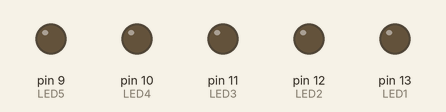
This sketch was run on a simulated Arduino Uno, built with avr-gcc and run on an emulated ATmega328P. Parts: output pins drawn as LEDs (lit = HIGH).

Above: at 0.5 s.
At 3.5 s:
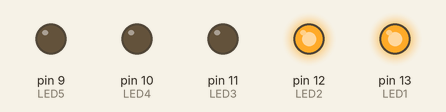
At 5.5 s:
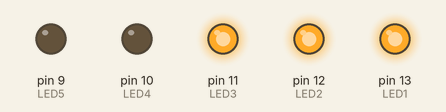
At 7.5 s:
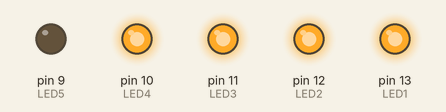
At 9.5 s:
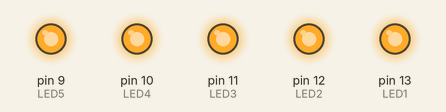
At 11.5 s:
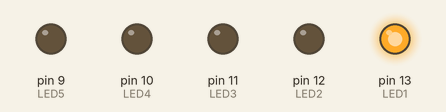
Timing chart, 0 to 13.0 s (numbered marks = the images above):
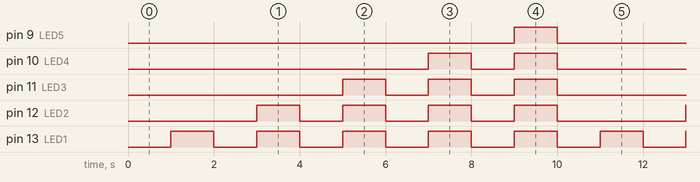

The sketch:

simpleProject.ino
```cpp
int LED1 = 13;
int LED2 = 12;
int LED3 = 11;
int LED4 = 10;
int LED5 = 9;

void setup() {
  pinMode(LED1, OUTPUT);
  pinMode(LED2, OUTPUT);
  pinMode(LED3, OUTPUT);
  pinMode(LED4, OUTPUT);
  pinMode(LED5, OUTPUT);
}

void loop() {
  // Light-1  [On & Off]
  delay(1000);
  digitalWrite(LED1, HIGH);
  delay(1000);
  digitalWrite(LED1, LOW);

  // Light-1,2  [On & Off]
  delay(1000);
  digitalWrite(LED1, HIGH);
  digitalWrite(LED2, HIGH);
  delay(1000);
  digitalWrite(LED1, LOW);
  digitalWrite(LED2, LOW);

  // Light-1,2,3  [On & Off]
  delay(1000);
  digitalWrite(LED1, HIGH);
  digitalWrite(LED2, HIGH);
  digitalWrite(LED3, HIGH);
  delay(1000);
  digitalWrite(LED1, LOW);
  digitalWrite(LED2, LOW);
  digitalWrite(LED3, LOW);

  // Light-1,2,3,4  [On & Off]
  delay(1000);
  digitalWrite(LED1, HIGH);
  digitalWrite(LED2, HIGH);
  digitalWrite(LED3, HIGH);
  digitalWrite(LED4, HIGH);
  delay(1000);
  digitalWrite(LED1, LOW);
  digitalWrite(LED2, LOW);
  digitalWrite(LED3, LOW);
  digitalWrite(LED4, LOW);

  // Light-1,2,3,4,5  [On & Off]
  delay(1000);
  digitalWrite(LED1, HIGH);
  digitalWrite(LED2, HIGH);
  digitalWrite(LED3, HIGH);
  digitalWrite(LED4, HIGH);
  digitalWrite(LED5, HIGH);

  delay(1000);
  digitalWrite(LED1, LOW);
  digitalWrite(LED2, LOW);
  digitalWrite(LED3, LOW);
  digitalWrite(LED4, LOW);
  digitalWrite(LED5, LOW);

}
```

Measured:
- by itself, pin 9 (LED5): alternates HIGH for 1.0 s and LOW for 9.0 s
- by itself, pin 10 (LED4): repeats every 10.0 s: LOW 1.0 s, HIGH 1.0 s, LOW 7.0 s, HIGH 1.0 s
- by itself, pin 11 (LED3): repeats every 10.0 s: 2 × (LOW 1.0 s, HIGH 1.0 s), LOW 5.0 s, HIGH 1.0 s
- by itself, pin 12 (LED2): repeats every 10.0 s: 3 × (LOW 1.0 s, HIGH 1.0 s), LOW 3.0 s, HIGH 1.0 s
- by itself, pin 13 (LED1): alternates HIGH for 1.0 s and LOW for 1.0 s
